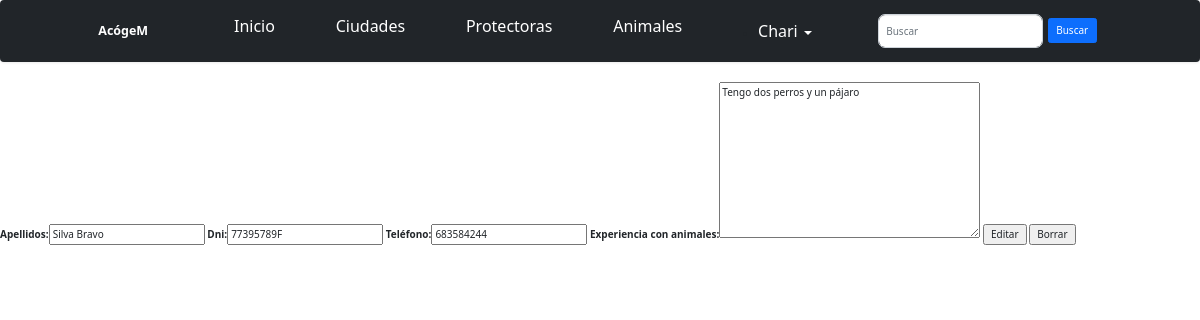
Page /perfiles/1/update (signed in) on the earlier database version.
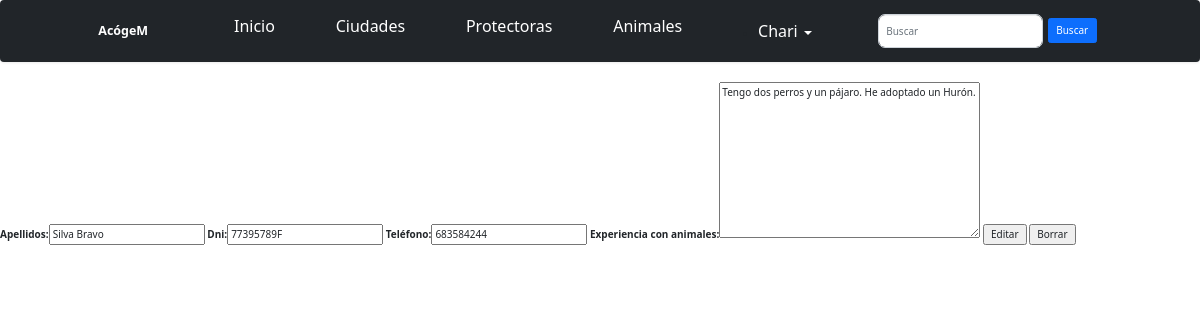
Same page on the later database version.
### AcogeM_app/models.py (models this page shows, shortened)
class Perfil(models.Model):
	user = models.OneToOneField(User, on_delete=models.CASCADE, default=0)
	ape = models.CharField('Apellidos', max_length=50)
	dni = models.CharField(max_length=9)
	tel = models.IntegerField('Teléfono', blank=True, null=True)
	exp = models.TextField('Experiencia con animales')
	class Meta:
		verbose_name_plural = "Perfiles"

### AcogeM_app/views.py (the view)
# urls.py: path('perfiles/<int:pk>/update', PerfilUpdateView.as_view(), name='perfil-update'),
class PerfilUpdateView(LoginRequiredMixin, UpdateView):
	model = Perfil
	form_class = PerfilForm
	success_url = reverse_lazy('index.html')

### AcogeM_app/forms.py
class PerfilForm(forms.ModelForm):
	class Meta:
		model = Perfil
		fields = ('ape', 'dni', 'tel', 'exp')

### AcogeM_app/templates/AcogeM_app/perfil_form.html (shortened to what this page needs)
{% extends 'base.html' %}
{% block content %}
  <div>
    <form action="" method="POST">
      {{ form }}
      <input type="submit" value="Editar">
      <input type="reset" value="Borrar">
    </form>
  </div>
{% endblock %}

Differences in the rows shown:
changed Perfil "Silva Bravo": exp "Tengo dos perros y un pájaro" → "Tengo dos perros y un pájaro. He adoptado un Hurón."
